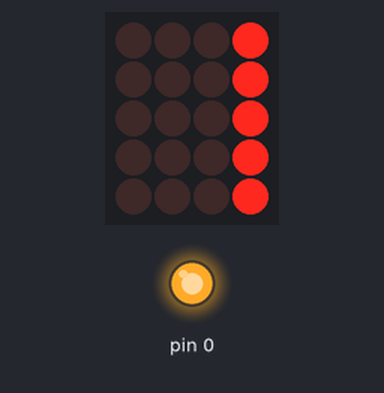
Recording of a sketch running on a simulated Arduino Uno, built with avr-gcc and run on an emulated ATmega328P. Parts: 4×5 LED matrix, output pins drawn as LEDs (lit = HIGH). Wiring (inferred from the names in the program): LED matrix (orientation assumed): rows pin 6, pin 7, pin 8, pin 9, pin 10; columns pin 2, pin 3, pin 4, pin 5. Pins used as bus, display or sensor lines are not drawn.

Above: at 0.36 s.
At 0.98 s:
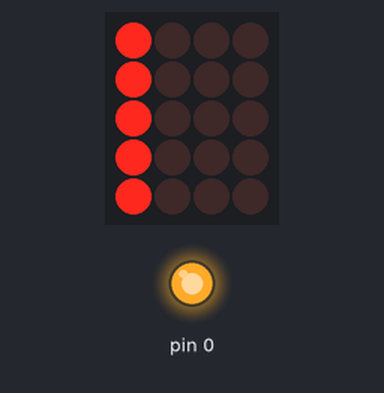

Measured:
- by itself, everything shown: repeats every 1.0 s, in 5 steps

The sketch:

ledmatrix.ino
```cpp
byte A[] = {
  B10000,
  B10000,
  B10000,
  B10000,
  B10000
};
byte B[] = {
  B01000,
  B01000,
  B01000,
  B01000,
  B01000
};
byte C[] = {
  B00100,
  B00100,
  B00100,
  B00100,
  B00100
};
byte D[] = {
  B00010,
  B00010,
  B00010,
  B00010,
  B00010
};
byte E[] = {
  B00001,
  B00001,
  B00001,
  B00001,
  B00001
};

//const int columnPins[] = {6, 7, 8, 9, 10};
const int columnPins[] = {2, 3, 4, 5};
//const int rowPins[] = {2, 3, 4, 5};
const int rowPins[] = {6, 7, 8, 9, 10};
int incomingByte = 1;

void setup() {
  for (int i=0; i < 6; i++) {
    pinMode(rowPins[i], OUTPUT);
    pinMode(columnPins[i], OUTPUT);
    digitalWrite(columnPins[i], HIGH);
  }
}
void loop() {

  if (incomingByte == 1) {

    show(A, 200);
    show(B, 200);
    show(C, 200);
    show(D, 200);
    show(E, 200);
  }
}

void show( byte * image, unsigned long duration)
{
  unsigned long start = millis();
  while (start + duration > millis())
  {
    for(int row = 0; row < 5; row++){
      digitalWrite(rowPins[row], HIGH);
      for(int column = 0; column < 4; column++){

        boolean pixel = bitRead(image[row], column);
        if(pixel == 1){
        digitalWrite(columnPins[column], LOW);
        }
        delayMicroseconds(300);
        digitalWrite(columnPins[column], HIGH);
      }
      digitalWrite(rowPins[row], LOW);
   }
}
}
```
